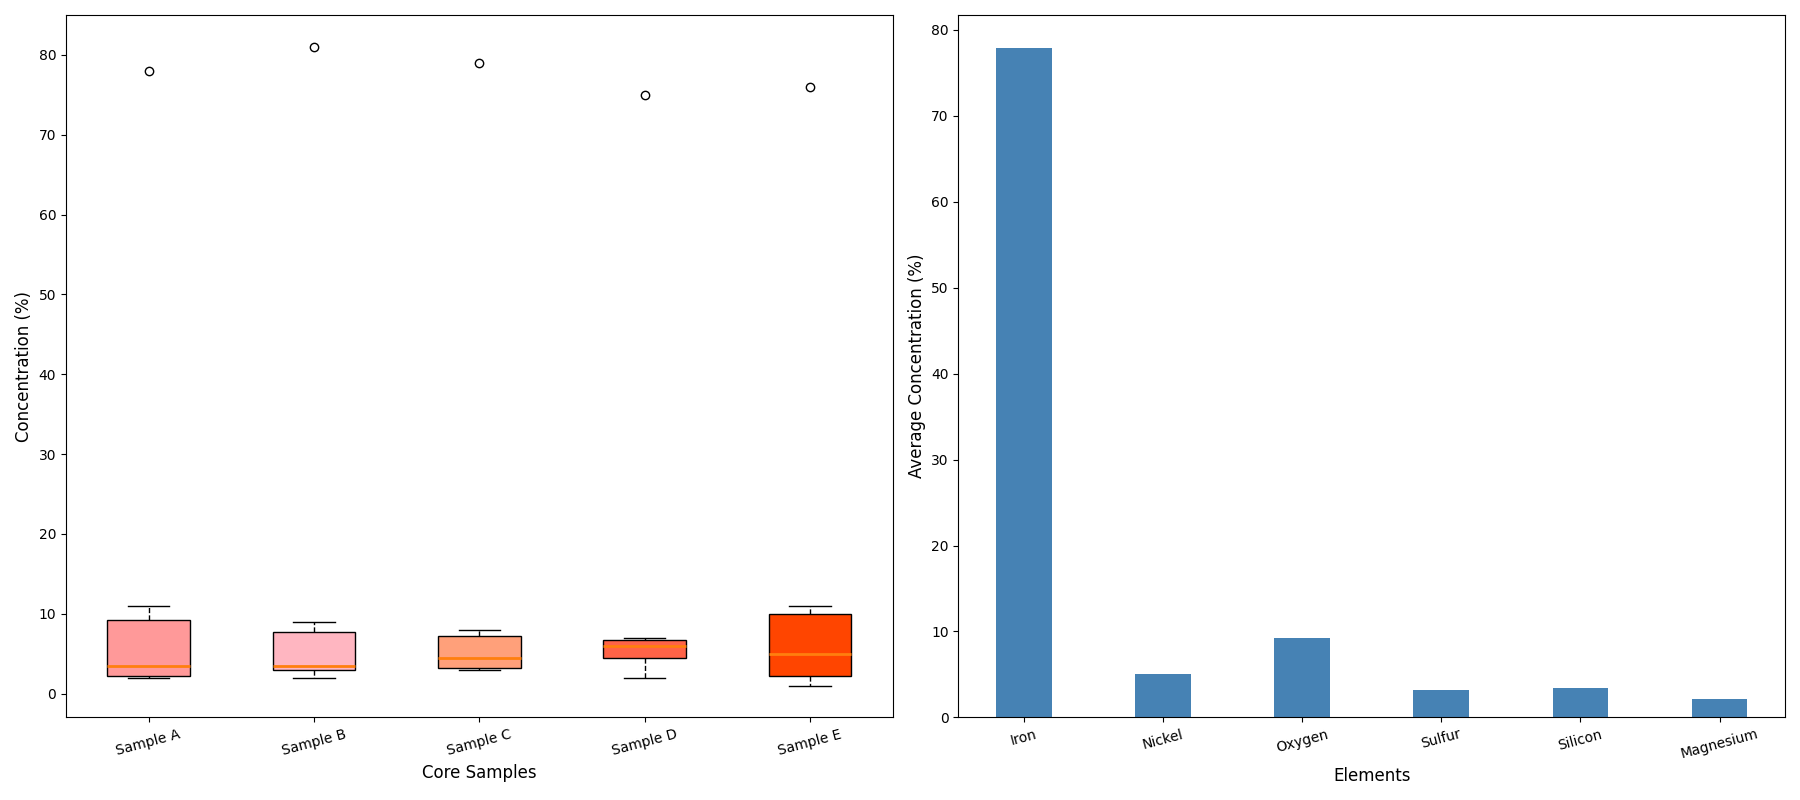

Write Python code to recreate this figure.
import matplotlib.pyplot as plt
import numpy as np

elements = ['Iron', 'Nickel', 'Oxygen', 'Sulfur', 'Silicon', 'Magnesium']

# Randomly altered core sample data while preserving the structure
core_sample_A = [78, 3, 11, 2, 4, 2]  # Changed some values within the array
core_sample_B = [81, 4, 9, 3, 3, 2]
core_sample_C = [79, 5, 8, 4, 3, 3]
core_sample_D = [75, 6, 7, 4, 6, 2]
core_sample_E = [76, 7, 11, 3, 1, 2]

data = [core_sample_A, core_sample_B, core_sample_C, core_sample_D, core_sample_E]
average_concentration = np.mean(data, axis=0)

fig, (ax1, ax2) = plt.subplots(1, 2, figsize=(18, 8))

# Box Plot on the left
bp = ax1.boxplot(data, patch_artist=True, notch=False, widths=0.5,
                 boxprops=dict(facecolor='#ffcccb'),
                 whiskerprops=dict(linestyle='--'),
                 capprops=dict(),
                 medianprops=dict(linewidth=2))

colors = ['#FF9999', '#FFB6C1', '#FFA07A', '#FF6347', '#FF4500']
for patch, color in zip(bp['boxes'], colors):
    patch.set(facecolor=color)

ax1.set_ylabel("Concentration (%)", fontsize=12)
ax1.set_xlabel("Core Samples", fontsize=12)
ax1.set_xticklabels(["Sample A", "Sample B", "Sample C", "Sample D", "Sample E"], fontsize=10, rotation=15)

# Bar Plot on the right
x = np.arange(len(elements))
width = 0.4

ax2.bar(x, average_concentration, width, color='#4682B4')

ax2.set_ylabel("Average Concentration (%)", fontsize=12)
ax2.set_xlabel("Elements", fontsize=12)
ax2.set_xticks(x)
ax2.set_xticklabels(elements, fontsize=10, rotation=15)

plt.tight_layout()
plt.show()
